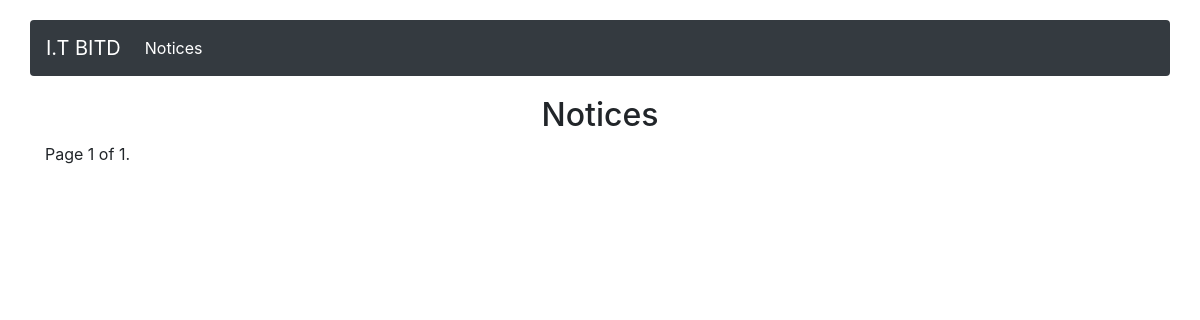
The app's page /notices/, older data.
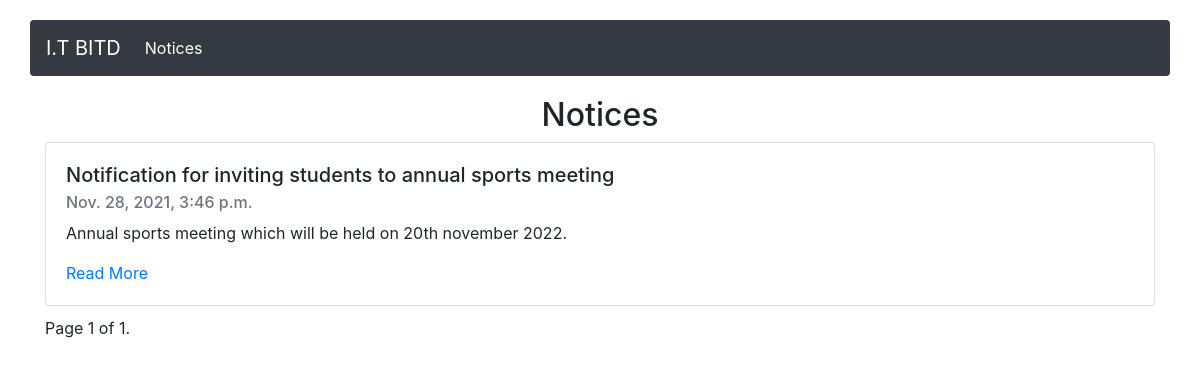
The same page, newer data.
### notices/models.py (models this page shows, shortened)
class Notice(models.Model):
    title = models.CharField(max_length=256)
    content = models.TextField(null=True, blank=True)
    posted_on = models.DateTimeField(auto_now_add=True)
    updated_on = models.DateTimeField(auto_now=True)
    tags = models.ManyToManyField(YearTag, related_name="notices")

### notices/views.py (the view)
# urls.py: path("", views.NoticeList.as_view(), name="notice_list"),
class NoticeList(ListView):
    model = Notice
    context_object_name = "notices"
    template_name = "notices/list.html"
    ordering = [
        "-updated_on",
    ]
    paginate_by = 10

### notices/templates/notices/list.html (shortened to what this page needs)
{% extends "base.html" %}
{% block content %}
<h2 class="text-center">Notices</h2>
{% for notice in notices %}
<div class="card" style="width: 100%; margin-bottom: 10px;">
	<div class="card-body">
		<h5 class="card-title">{{ notice.title }}</h5>
		<h6 class="card-subtitle mb-2 text-muted">{{ notice.posted_on }}</h6>
		<p class="card-text">{{ notice.content }}</p>
		<a href="{{notice.id}}" class="card-link">Read More</a>
	</div>
</div>
{% endfor %}
<div class="pagination">
	<span class="step-links">
		<span class="current">
			Page {{ page_obj.number }} of {{ paginator.num_pages }}.
		</span>
	</span>
</div>
{% endblock %}

Row changes from the older to the newer data that the page shows:
added Notice: title "Notification for inviting students to annual sports meeting", posted_on "Nov. 28, 2021, 3:46 p.m.", content "Annual sports meeting which will be held on 20th november 2022."
